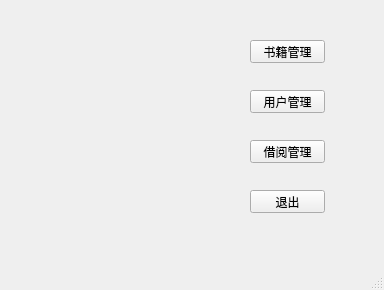
<?xml version="1.0" encoding="UTF-8"?>
<ui version="4.0">
 <class>administer</class>
 <widget class="QMainWindow" name="administer">
  <property name="geometry">
   <rect>
    <x>0</x>
    <y>0</y>
    <width>384</width>
    <height>290</height>
   </rect>
  </property>
  <property name="windowTitle">
   <string>MainWindow</string>
  </property>
  <widget class="QWidget" name="centralwidget">
   <widget class="QPushButton" name="event_manage_but">
    <property name="geometry">
     <rect>
      <x>250</x>
      <y>140</y>
      <width>75</width>
      <height>23</height>
     </rect>
    </property>
    <property name="text">
     <string>借阅管理</string>
    </property>
   </widget>
   <widget class="QPushButton" name="exit_but">
    <property name="geometry">
     <rect>
      <x>250</x>
      <y>190</y>
      <width>75</width>
      <height>23</height>
     </rect>
    </property>
    <property name="text">
     <string>退出</string>
    </property>
   </widget>
   <widget class="QPushButton" name="user_manage_but">
    <property name="geometry">
     <rect>
      <x>250</x>
      <y>90</y>
      <width>75</width>
      <height>23</height>
     </rect>
    </property>
    <property name="text">
     <string>用户管理</string>
    </property>
   </widget>
   <widget class="QPushButton" name="book_manage_but">
    <property name="geometry">
     <rect>
      <x>250</x>
      <y>40</y>
      <width>75</width>
      <height>23</height>
     </rect>
    </property>
    <property name="text">
     <string>书籍管理</string>
    </property>
   </widget>
  </widget>
  <widget class="QMenuBar" name="menubar">
   <property name="geometry">
    <rect>
     <x>0</x>
     <y>0</y>
     <width>384</width>
     <height>23</height>
    </rect>
   </property>
  </widget>
  <widget class="QStatusBar" name="statusbar"/>
 </widget>
 <resources/>
 <connections/>
</ui>
